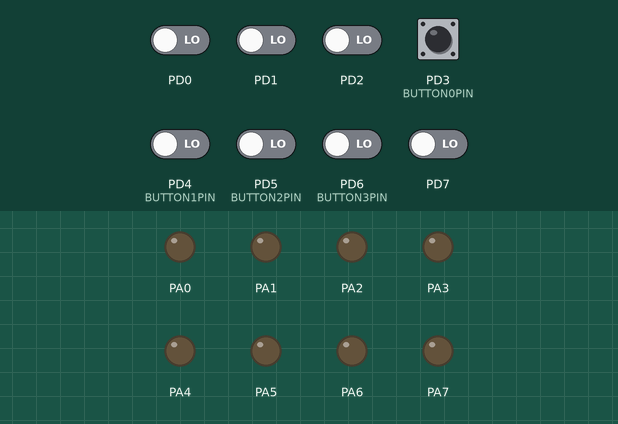
This program was run on a simulated ATmega128, built with avr-gcc and emulated at 16 MHz. Parts: output pins drawn as LEDs (lit = HIGH). The inputs (shaded band) are chosen by the test bench; at power-on: PD0–2, PD3 (BUTTON0PIN), PD4 (BUTTON1PIN), PD5 (BUTTON2PIN), PD6 (BUTTON3PIN), PD7 LOW.

Above: at 1.2 s.
1.3 s: PD3 (BUTTON0PIN) pulled HIGH for 0.15 s
At 2.8 s:
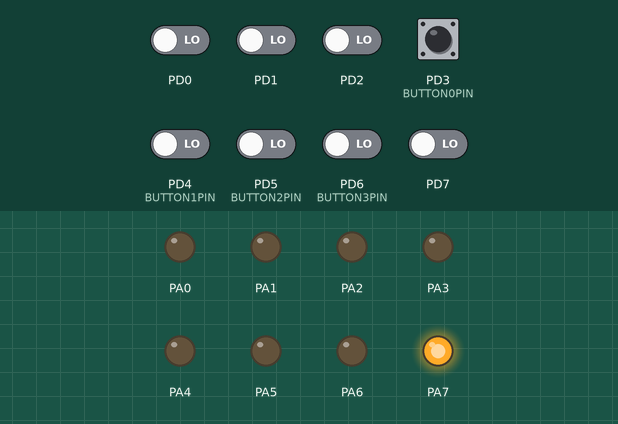
3.1 s: PD3 (BUTTON0PIN) pulled HIGH for 1 s
At 5.5 s:
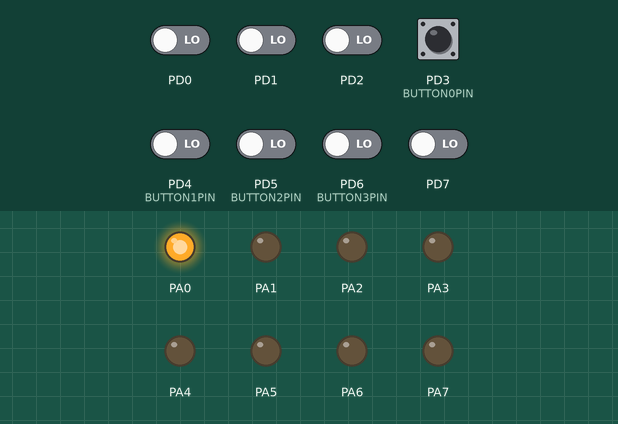
5.8 s: PD3 (BUTTON0PIN) pulled HIGH for 0.15 s
At 6.5 s:
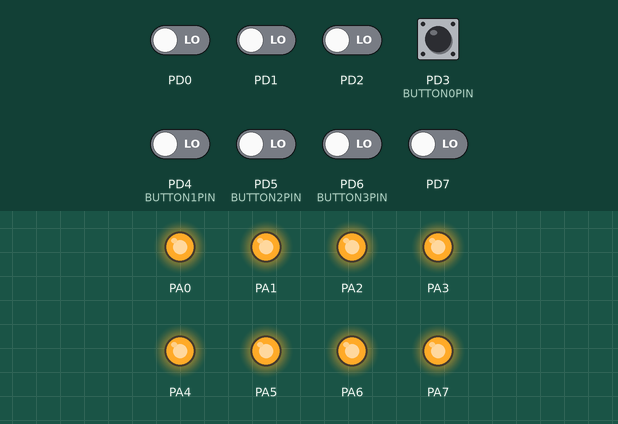
Timing chart, 0 to 8.8 s (numbered marks = the images above; inputs shaded):
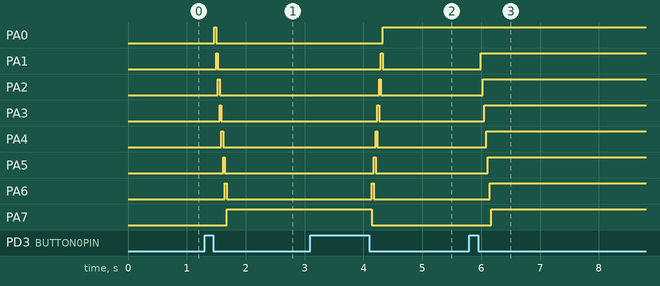

Measured:
- after the input at 1.3 s, PA0: LOW → HIGH after 0.17 s, → LOW 0.03 s later; PA1: LOW → HIGH after 0.20 s, → LOW 0.03 s later; PA2: LOW → HIGH after 0.23 s, → LOW 0.03 s later; PA3: LOW → HIGH after 0.26 s, → LOW 0.03 s later; PA4: LOW → HIGH after 0.29 s, → LOW 0.03 s later
- after the input at 3.1 s, PA0: LOW → HIGH after 1.2 s; PA1, PA2: LOW → HIGH after 1.2 s, → LOW 0.03 s later; PA3–5: LOW → HIGH after 1.1 s, → LOW 0.03 s later; PA6: LOW → HIGH after 1.0 s, → LOW 0.03 s later; PA7: HIGH → LOW after 1.0 s
- after the input at 5.8 s, PA1: LOW → HIGH after 0.20 s; PA2: LOW → HIGH after 0.23 s; PA3: LOW → HIGH after 0.26 s; PA4: LOW → HIGH after 0.29 s; PA5: LOW → HIGH after 0.32 s

The program:

main.c
```c
/*
 * 01.LED_CONTROL.c
 *
 * Created: 2026-06-10 오전 10:20:27
 * Author : user
 */

#define F_CPU 16000000UL   // 16MHz
#include <avr/io.h>  // PORTA PORTD 등의 I/O register들이 들어 있다.
#include <util/delay.h>   // _delay_ms _delay_us 등의 함수 가 들어 있다.

#include "button.h"

extern void init_led(void);  // init_led함수는 다른 화일에 들어 있다고 compiler 신고
extern void init_button(void);
extern int get_button(int button_num, int button_pin);
extern void led_all_on(void);
extern void led_all_off(void);
extern void led_shift_left_on(void);
extern void led_shift_right_on(void);
extern int led_main(void);
extern void led_shift_right_keep_on(void);
extern void led_shift_left_keep_on(void);
extern void led_flower_on(void);
extern void led_flower_off(void);

#if 1
int main(void)
{
	int button0_state = 0;   // 초기 상태를 led all off로 출발 하자

	init_button();
	init_led();
	//led_main();

	while (1)
	{
		// button0_state = 0 -> led_shift_left_on
		// button0_state = 1 -> led_shift_right_on

		if (get_button(BUTTON0, BUTTON0PIN))
		{
			button0_state = (button0_state+1)%8;

		switch (button0_state)
		{
			case 0:
			led_all_on();
			break;

			case 1:
			led_shift_left_on();
			break;

			case 2:
			led_shift_right_on();
			break;

			case 3:
			led_shift_right_keep_on();
			break;

			case 4:
			led_shift_left_keep_on();
			break;

			case 5:
			led_flower_on();
			break;

			case 6:
			led_flower_off();
			break;
		}
		}


	}
}
#endif

#if 0
int main(void)
{
	DDRA = 0b11111111;    // PORTA에 LED가 8개 연결 되어 있으므로 all 1(출력)으로 설정 한다.
	                      // DDR(Data Direction Register) 방향 설정
						  // 1: 출력 0:입력
    while (1)
    {
		PORTA = 0b11111111;   // all on
		_delay_ms(1000);   // 1초 유지  1000ms : 1초 500ms : 0.5초
		PORTA = 0b00000000;  // all off
		_delay_ms(1000);    // 1초 sleep
    }
}
#endif 
```

button.c
```c
/*
 * button.c
 *
 * Created: 2026-06-10 오후 1:25:20
 *  Author: user
 */

#include "button.h"

void init_button(void);
int get_button(int button_num, int button_pin);

// 버튼 초기화 방향설정(입력)
void init_button(void)
{
	BUTTON_DDR &= ~(1 << BUTTON0PIN | 1 << BUTTON1PIN | 1 << BUTTON2PIN | 1 << BUTTON3PIN);
	// BUTTON_DDR &= 0xf0;
	// BUTTON_DDR &= 0x0f
}

// 예) BUTTON0 3
//    button을 눌렀다 떼면 : 1을 리턴
//          이 idle 상태 : 0을 리턴

int get_button(int button_num, int button_pin)
{
	static unsigned char button_status[BUTTON_NUMBER] =
	{
		BUTTON_RELEASE,BUTTON_RELEASE,BUTTON_RELEASE,BUTTON_RELEASE
	};
	// static 지역변수에 static을 선언하면 함수를 빠져나와 다시 들어가도 이전값유지
	int current_state;

	// 1. button을 읽는다.
	current_state = BUTTON_PIN & (1 << button_pin);
	// 2. 버튼 상태 check
	if (current_state  && button_status[button_num] == BUTTON_RELEASE)  // 버튼이 처음 눌려진 상태
	{
		_delay_ms(15);  // noise가 지나가기를 기다린다.
		button_status[button_num] =BUTTON_PRESS;
		return 0;     // 아직은 완전히 눌렀다 뗀 상태가 아니다.
	}
	else if (button_status[button_num] == BUTTON_PRESS && current_state == BUTTON_RELEASE)
	{  // 버튼이 이전에 눌려진 상태였으며 지금은 떼어진 상태
		button_status[button_num] = BUTTON_RELEASE;   // 다음 버튼을 체크 하기 위하여 초기화
		_delay_ms(15);  // noise가 지나가기를 기다린다.
		return 1;   // 완전히 1번 눌렀다 뗀 상태로 인정 한다.
	}

	return 0;   // 버튼이 open 상태 이다.
}
```

button.h
```c
/*
 * button.h
 *
 * Created: 2026-06-10 오전 11:45:01
 *  Author: user
 */

#define F_CPU 16000000UL  //16MHz
#include <avr/io.h>  // PORTA PORTB PORTD... IO관련 reg가 들어 있다.
#include <util/delay.h>  // _delay_ms _delay_us 등

#define  BUTTON_DDR  DDRD
#define  BUTTON_PIN  PIND   // PORTD를 읽는 register 5v:1  0v:0

#define  BUTTON0PIN 3    // PORTD.4
#define  BUTTON1PIN 4    // PORTD.5
#define  BUTTON2PIN 5    // PORTD.6
#define  BUTTON3PIN 6    // PORTD.7

#define  BUTTON0   0   // PORTD.3의 가상 index (sw번호)
#define  BUTTON1   1   // PORTD.4의 가상 index (sw번호)
#define  BUTTON2   2   // PORTD.5의 가상 index (sw번호)
#define  BUTTON3   3   // PORTD.6의 가상 index (sw번호)
#define  BUTTON_NUMBER  4   // 버튼 갯수

#define  BUTTON_PRESS  1      // 버튼을 누르면 high (active-high)
#define  BUTTON_RELEASE 0     // 버튼을 뗀 상태 (low)
```

led.c
```c
/*
 * led.c
 *
 * Created: 2026-06-10 오후 3:10:22
 *  Author: user
 */

#include "led.h"
void init_led(void);
void led_all_on(void);
void led_all_off(void);
void led_shift_left_on(void);
void led_shift_right_on(void);
int led_main(void);
void led_shift_right_keep_on(void);
void led_shift_left_keep_on(void);
void led_flower_on(void);
void led_flower_off(void);

int led_main(void){

	led_all_off();

	while(1){
       /*led_shift_left_keep_on();
		led_all_off();
		led_shift_right_keep_on();
		led_all_off();
		*/
	   led_flower_on();
	   led_flower_off();

	}
	return 0;
}

void init_led(void)
{
	DDRA=0xff;  // PORTA 를 출력 모드로 설정
	PORTA=0x00;  // PORTA에 물려있는 led를 all off
}

void led_all_on(void)
{
	PORTA=0xff;
}

void led_all_off(void)
{
	PORTA=0x00;
}


void led_shift_left_on() {

/*	static int i = 0;

	*(unsigned char*)0x3B = 1 << i;
	_delay_ms(30);
	i = (i + 1) % 8;

	*/
	for (int i = 0; i < 8; i++) {
		*(unsigned char*)0x3B = 1 << i;
		_delay_ms(30);
	}
}


void led_shift_right_on() {
/*
	led_all_off();
	static int i = 0;

	*(unsigned char*)0x3B = 1 << (7 - i);
	_delay_ms(30);
	i = (i + 1) % 8;

*/
	for (int i = 0; i < 8; i++) {
		*(unsigned char*)0x3B = 1 << (7 - i);
		_delay_ms(30);
	}

}

void led_shift_left_keep_on(){
	PORTA =0x00;
		for (int i=0; i<8;i++){
			PORTA |= 1 << (7 - i);        //PORTA : 0x1B
			_delay_ms(30);
		}
}

void led_shift_right_keep_on(){
	PORTA =0x00;
		for (int i=0; i<8;i++){
			PORTA |= 1 <<  i;        //PORTA : 0x1B
			_delay_ms(30);
		}
}
void led_flower_on(){
	PORTA =0x00;
	for(int i=0; i<8;i++){
		PORTA |= (1 << (3 - i) | 1 << (4 + i));
		_delay_ms(30);
	}
}
	/*
	PORTA |= (1<<4) | (1<<3); _delay_ms(300);
	PORTA |= (1<<5) | (1<<2); _delay_ms(300);
	PORTA |= (1<<6) | (1<<1); _delay_ms(300);
	PORTA |= (1<<7) | (1<<0); _delay_ms(300);
*/


void led_flower_off(){
	for(int i=0; i<8;i++){
		PORTA &= ~(1 << (0 + i) | 1 << (7 - i));
		_delay_ms(30);
	}
}
	/*	PORTA &= ~((1<<7) | (1<<0)); _delay_ms(300);
	PORTA &= ~((1<<6) | (1<<1)); _delay_ms(300);
	PORTA &= ~((1<<5) | (1<<2)); _delay_ms(300);
	PORTA &= ~((1<<4) | (1<<3)); _delay_ms(300);
*/
```

led.h
```c
/*
 * led.h
 *
 * Created: 2026-06-10 오후 3:09:22
 *  Author: user
 */


#ifndef LED_H_
#define LED_H_
#define F_CPU 16000000UL  // 16MHz
#include <avr/io.h>  // PORTA PORTB PORTD... IO관련 reg가 들어 있다.
#include <util/delay.h>  // _delay_ms _delay_us 등

#endif /* LED_H_ */
```
